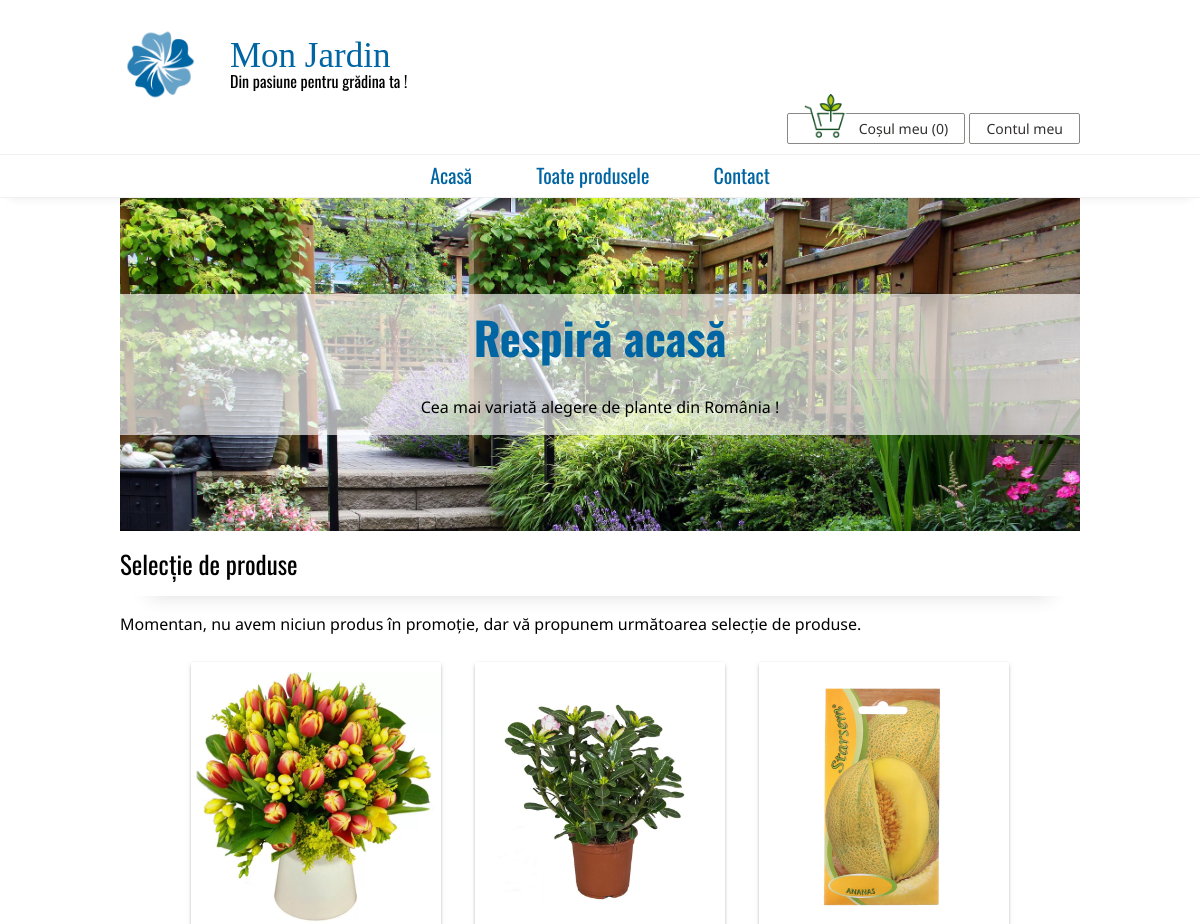
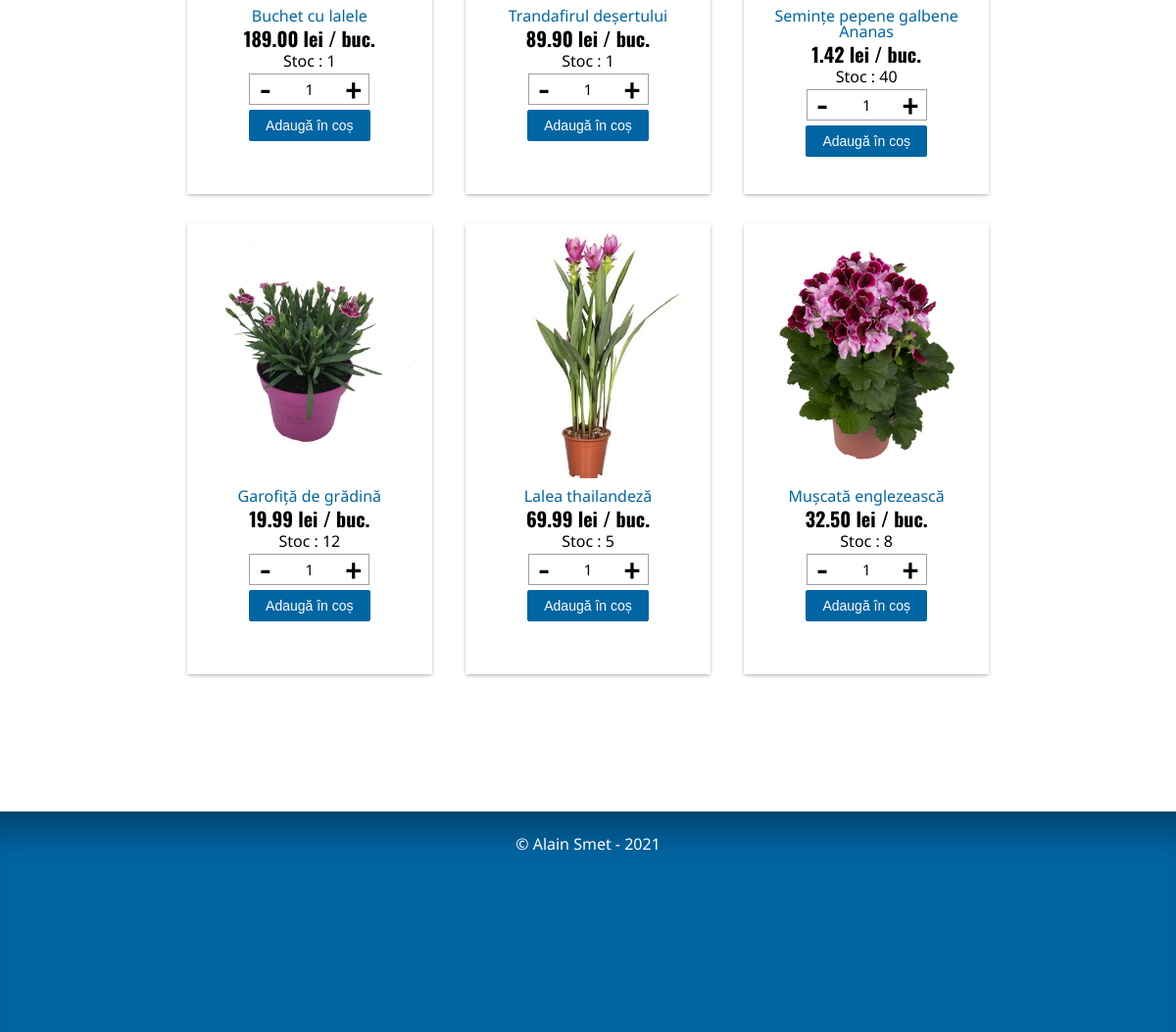
The page / on the database its author committed (2 pictures, top to bottom).
### produse/models.py (models this page shows, shortened)
class Produse(models.Model):
    nume = models.CharField(max_length = 80)
    nume_latin = models.CharField(max_length = 80, blank=True)
    poza = models.ImageField(upload_to='pictures/',
                             default='pictures/none.png', null=True, blank=True)
    categorie = models.ForeignKey(Categorii, on_delete=models.SET_NULL,
                                  null=True, blank=True)
    specie = models.CharField(max_length = 80, blank=True)
    familie = models.CharField(max_length = 80, blank=True)
    descriere = models.TextField(blank=True)
    pret = models.DecimalField(max_digits=10, decimal_places=2,
                                           default=0)
    stoc = models.PositiveIntegerField(default=0)
    def _get_nice_url(self):
        return nice_url(self.nume)
    url_norm = property(_get_nice_url)
    class Meta:
        verbose_name = 'Produs'
        verbose_name_plural = 'Produse'

### produse/views.py (the view)
# urls.py: path('', pv.index, name='index'),
def index(request):
    promotii = Promotii.objects.filter(data_sfarsit__gte=datetime.date.today(),
                                       data_inceput__lte=datetime.date.today())
    produse_promotii = []
    produse_rand = []
    for promotie in promotii:
        produse = promotie.produse_id.all()
        for produs in produse:
            calcul_promo(produs, promotie)
            produse_promotii.append(produs)
    produse_rand = list(Produse.objects.filter(stoc__gt=0))
    produse_rand = random.sample(produse_rand, 6)
    for produs in produse_rand:
        for produs_promo in produse_promotii:
            if produs.id == produs_promo.id:
                produs.pret_redus = produs_promo.pret_redus
                break
    return render(request,'index.html',{'produse_promotii':produse_promotii,
                                        'produse':produse_rand,
                                        'user':request.user,
                                        'num_art': num_art(request)})

### produse/models.py (called while the page is built)
def normalize_string(raw_string):
    return raw_string.replace('ă','a').replace('â','a').replace('ş','s').replace('ș','s').replace('ţ','t').replace('ț','t').replace('î','i').replace('ç','c')

def nice_url(value):
    return normalize_string(value.lower().replace(' ','-').replace(',',''))

### produse/views.py (called while the page is built)
def _extragere_cos(request):
  if not request.session.has_key('cos'):
    return {}
  else:
    return request.session['cos']

def num_art(request):
    cos_complet = _extragere_cos(request)
    cantitate_totala = 0
    for produs, cantitate in cos_complet.items():
        cantitate_totala += cantitate
    return cantitate_totala

### templates/index.html (shortened to what this page needs)
{% extends "./base.html" %}
{% load static %}
{% load produse_extras %}
{% block content %}
<div id="info-block">
	<h3>Respiră acasă</h3>
	<p>Cea mai variată alegere de plante din România !</p>
</div>
<h3>Selecție de produse</h3>
{% if produse_promotii|length == 0 %}
<p>Momentan, nu avem niciun produs în promoție, dar vă propunem următoarea selecție de produse.</p>
{% endif %}
<ul class="product-list">
{% for produs in produse %}
{% include 'bloc_produs.html' %}
{% endfor %}
</ul>
{% endblock content %}

### templates/bloc_produs.html
{% load static %}
{% load produse_extras %}
{% if produs.nume != '' %}
	<li class="product">
		<a href="{% url 'planta' produs.url_norm produs.id %}" title="{{produs.nume}}">
			<img src="{% static produs.poza.url %}" alt="Poză {{produs.nume | lower}}">
		</a>
		<a href="{% url 'planta' produs.url_norm produs.id %}" title="{{produs.nume}}">
			<p>{{produs.nume}}</p>
		</a>
		{% if produs.pret_redus %}
		<p class="reduced-price">{{produs.pret}} lei / buc.</p>
		<p class="price">{{produs.pret_redus}} lei / buc. ({{produs.pret|calc_procent:produs.pret_redus}})</p>
		{% else %}
		<p class="price">{{produs.pret}} lei / buc.</p>
		{% endif %}
		{% if produs.stoc == 0 %}
		<p class="unavailable">Produs indisponibil</p>
		{% else %}
		<p>Stoc : {{produs.stoc}}</p>
		<p>
			{% if tip == "promo" %}
			<button class="spin-button-left" onclick="Decrement('value-prod-{{produs.id}}-promo')">-</button><input id="value-prod-{{produs.id}}-promo" class="quantity-input" type="text" value="1" min="1" max="{{produs.stoc}}" onkeydown="Check(event)" onkeyup="Check(event)" onchange="CheckValue(this, {{produs.stoc}},{% if produs.pret_redus %}{{produs.pret_redus}}{% else %}{{produs.pret}}{% endif %})"><button class="spin-button-right" onclick="Increment('value-prod-{{produs.id}}-promo',{{produs.stoc}})">+</button>
			{% else %}
			<button class="spin-button-left" onclick="Decrement('value-prod-{{produs.id}}')">-</button><input id="value-prod-{{produs.id}}" class="quantity-input" type="text" value="1" min="1" max="{{produs.stoc}}" onkeydown="Check(event)" onkeyup="Check(event)" onchange="CheckValue(this, {{produs.stoc}},{% if produs.pret_redus %}{{produs.pret_redus}}{% else %}{{produs.pret}}{% endif %})"><button class="spin-button-right" onclick="Increment('value-prod-{{produs.id}}',{{produs.stoc}})">+</button>
			{% endif %}
		</p>
		<p>
			{% if tip == "promo" %}
			<button class="cart-button" id="button-prod-{{produs.id}}-promo" onclick="window.location.href='{% url 'adauga_cos' produs.id '1' %}';">Adaugă în coș</button>
			{% else %}
			<button class="cart-button" id="button-prod-{{produs.id}}" onclick="window.location.href='{% url 'adauga_cos' produs.id '1' %}';">Adaugă în coș</button>
			{% endif %}
		</p>
		{% endif %}
	</li>
{% endif %}

### static/main.css (style rules this page uses)
html { height: 100%; }
body { font-family: 'Noto Sans', Helvetica, Arial, sans-serif; min-height: 100%; }
h2, h3, h4, th { font-family: Oswald, Helvetica, Arial, sans-serif; }
h3 { padding-top: 20px; padding-bottom: 20px; font-size: 25px; box-shadow: rgb(0 0 0 / 45%) 0px 25px 20px -30px; margin-bottom: 20px; }
input, select, textarea { width: 100%; font-family: 'Noto Sans', Helvetica, Arial, sans-serif; font-size: 15px; padding: 10px; box-sizing: border-box; resize: vertical; border-radius: 4px; border-style: solid; border-width: thin; border-color: #A0A0A0; outline: none; }
#info-block { text-align: center; padding-top: 10%; padding-bottom: 10%; background-repeat: no-repeat; background-size: 100%; }
#info-block h3 { font-size: 45px; font-weight: bolder; color: #0065a3; background-color: rgba(255,255,255,65%); margin: 0px; }
#info-block p { background-color: rgba(255,255,255,65%); padding-top: 20px; padding-bottom: 20px; }
.product-list { text-align: center; }
.product { display: inline-block; vertical-align: top; min-height: 440px; min-width: 250px; margin-left: 15px; margin-right: 15px; margin-top: 30px; padding-top: 10px; padding-bottom: 10px; box-shadow: rgba(50, 50, 93, 0.25) 0px 2px 5px -1px, rgba(0, 0, 0, 0.3) 0px 1px 3px -1px; }
.product img { display: block; margin-left: auto; margin-right: auto; margin-bottom: 10px; max-height: 250px; max-width: 250px; }
.product a { text-decoration: none; color: #0065A3; }
.product a:first-of-type { min-height: 250px; display: block; }
.product p { margin-top: 5px; margin-left: auto; margin-right: auto; max-width: 240px; }
.product .cart-button { display: inline-block; outline: 0; text-align: center; cursor: pointer; padding: 0px 16px; border-radius: 2px; min-width: 80px; height: 32px; background-color: #0065A3; color: rgb(255, 255, 255); font-size: 14px; font-weight: 400; box-sizing: border-box; border: 1px solid #0065A3; }
.price { font-family: Oswald, Helvetica, Arial, sans-serif; font-size: 20px; font-weight: bold; }
.spin-button-left, .spin-button-right { background-color: white; border-style: solid; border-width: thin; border-color: #A0A0A0; font-family: Oswald, Helvetica, Arial, sans-serif; font-size: 40px; padding: 0px 0em; min-height: 32px; min-width: 32px; display: inline-block; box-sizing: border-box; text-decoration: none; line-height: 0px; vertical-align: top; }
.spin-button-left { border-right: 0px; padding-bottom: 0.2em; }
.spin-button-right { border-left: 0px; }
.quantity-input, .quantity-input:hover, .quantity-input:focus { width: 59px; font-size: 15px; padding-top: 5px; padding-bottom: 5px; text-align: center; border-radius: 0px; border-style: solid; border-width: thin; border-color: #A0A0A0; border-left: none; border-right: none; outline: none; display: inline-block; }

### rows shown on the page
Produse: poza (picture), nume "Buchet cu lalele", pret "189.00", stoc "1"
Produse: poza (picture), nume "Trandafirul deșertului", pret "89.90", stoc "1"
Produse: poza (picture), nume "Semințe pepene galbene Ananas", pret "1.42", stoc "40"
Produse: poza (picture), nume "Garofiță de grădină", pret "19.99", stoc "12"
Produse: poza (picture), nume "Lalea thailandeză", pret "69.99", stoc "5"
Produse: poza (picture), nume "Mușcată englezească", pret "32.50", stoc "8"

### other values the page prints
{{ num_art }} "0"
